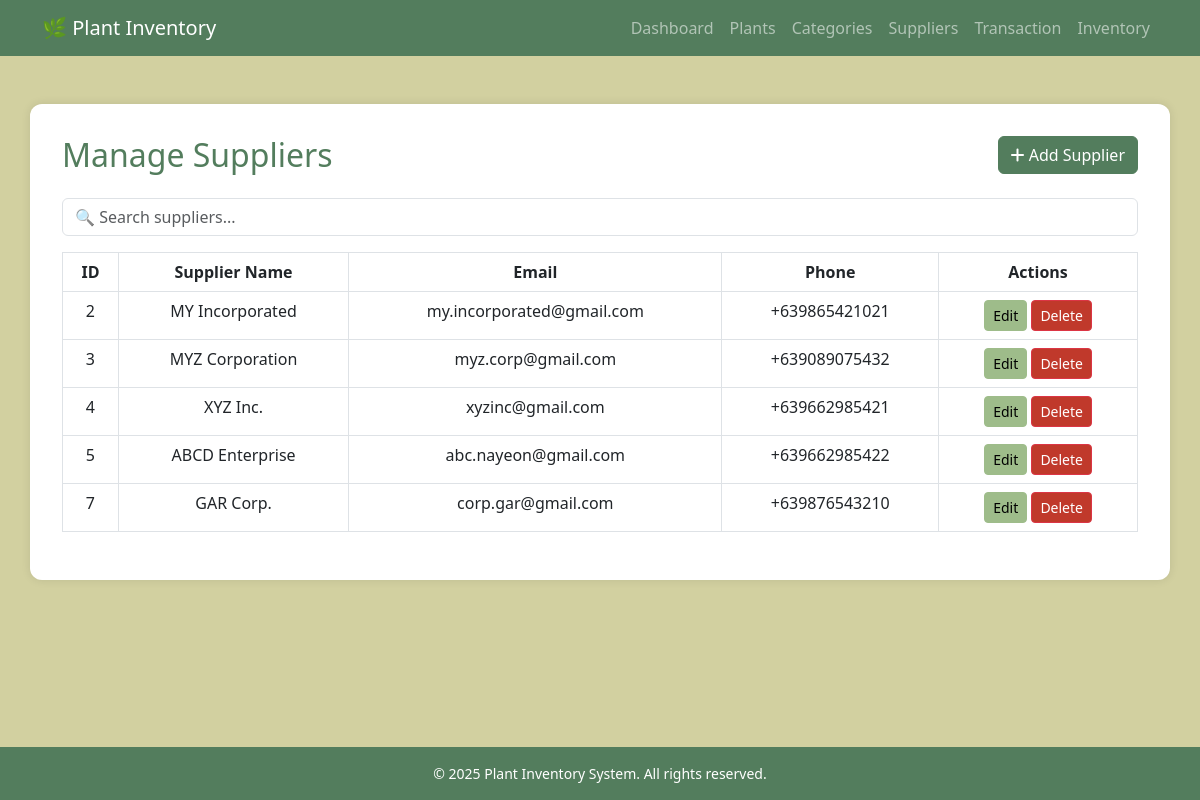
Page /manage_suppliers.php (signed in) on the earlier database version.
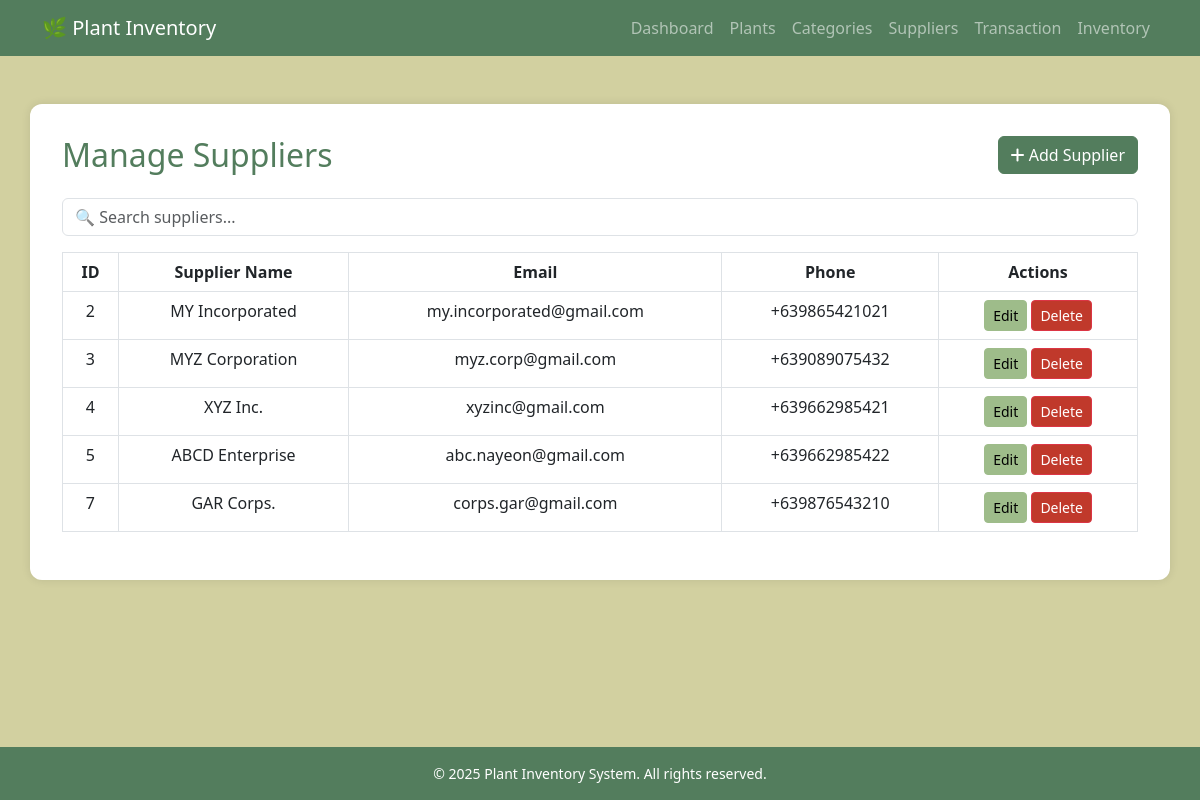
Same page on the later database version.
### tables this page shows
CREATE TABLE `suppliers` (
  `SupplierID` int(11) NOT NULL,
  `Name` varchar(255) NOT NULL,
  `ContactEmail` varchar(255) NOT NULL,
  `PhoneNumber` varchar(15) NOT NULL
);

### manage_suppliers.php (the view, shortened to what this page needs)
<?php
    include 'navbar.php';
    include 'auth.php';
    $result = $conn->query("SELECT * FROM suppliers");
?>
<!DOCTYPE html>
<html lang="en">
<head>
    <link href="https://cdn.jsdelivr.net/npm/bootstrap@5.3.0/dist/css/bootstrap.min.css" rel="stylesheet">
    <link rel="stylesheet" href="https://cdnjs.cloudflare.com/ajax/libs/font-awesome/6.5.0/css/all.min.css">
</head>
<body>
<main>
    <div class="container main">
        <div class="d-flex justify-content-between align-items-center mb-4">
            <h2 class="m-0">Manage Suppliers</h2>
            <a href="add_supplier.php" class="btn btn-success"><i class="fa-solid fa-plus"></i> Add Supplier</a>
        </div>
        <div class="mb-3">
            <input type="text" id="searchSuppliers" class="form-control" placeholder="🔍 Search suppliers...">
        </div>
        <div class="table-responsive">
            <table class="table table-bordered text-center">
                <thead>
                    <tr>
                        <th>ID</th>
                        <th>Supplier Name</th>
                        <th>Email</th>
                        <th>Phone</th>
                        <th>Actions</th>
                    </tr>
                </thead>
                <tbody>
                    <?php while ($row = $result->fetch_assoc()): ?>
                    <tr>
                        <td><?= htmlspecialchars($row['SupplierID']) ?></td>
                        <td><?= htmlspecialchars($row['Name']) ?></td>
                        <td><?= htmlspecialchars($row['ContactEmail']) ?></td>
                        <td><?= htmlspecialchars($row['PhoneNumber']) ?></td>
                        <td>
                            <a href="edit_supplier.php?id=<?= $row['SupplierID'] ?>" class="btn btn-sm btn-warning">Edit</a>
                            <button class="btn btn-sm btn-danger" onclick="confirmDelete(<?= $row['SupplierID'] ?>)">Delete</button>
                        </td>
                    </tr>
                    <?php endwhile; ?>
                </tbody>
            </table>
        </div>
    </div>
</main>
<?php include 'footer.php'; ?>
</body>
</html>

Differences in the rows shown:
changed suppliers id 7: Name "GAR Corp." → "GAR Corps."; ContactEmail "corp.gar@gmail.com" → "corps.gar@gmail.com"
